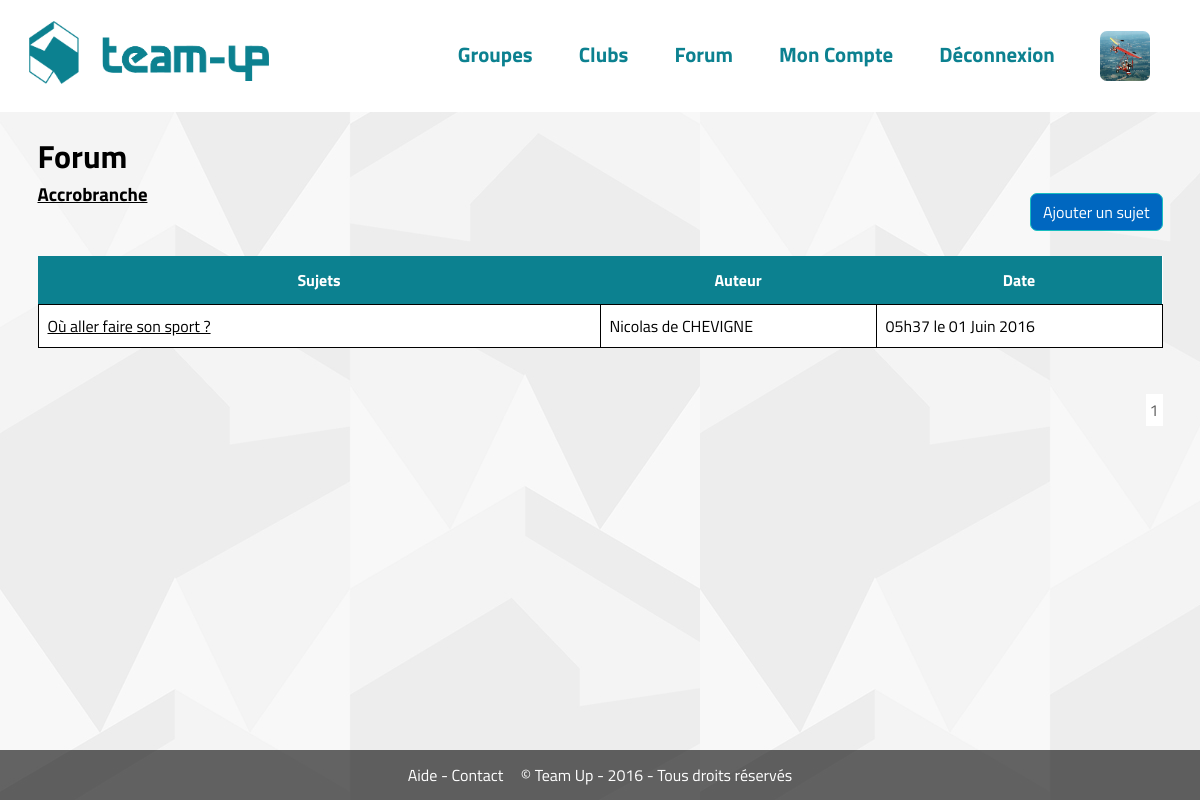
The page /?page=forum&sport=1 (signed in) on the database its author committed.
### tables this page shows
CREATE TABLE `sports` (
  `id` int(11) NOT NULL,
  `nom` varchar(255) NOT NULL,
  `description` text NOT NULL
);

CREATE TABLE `forum_sujets` (
  `id` int(11) NOT NULL,
  `id_membre` int(11) NOT NULL,
  `type` enum('aide','sport') NOT NULL,
  `id_sport` int(11) NOT NULL,
  `titre` varchar(255) NOT NULL,
  `message` text NOT NULL,
  `date` datetime NOT NULL,
  `resolu` tinyint(1) NOT NULL
);

CREATE TABLE `membres` (
  `id` int(11) NOT NULL,
  `pseudo` varchar(255) NOT NULL,
  `nom` varchar(255) NOT NULL,
  `prenom` varchar(255) NOT NULL,
  `email` varchar(255) NOT NULL,
  `mot_de_passe` varchar(255) NOT NULL,
  `description` text,
  `date_naissance` date DEFAULT NULL,
  `id_departement` varchar(255) DEFAULT NULL,
  `sexe` enum('homme','femme','autre') DEFAULT NULL,
  `bannis` tinyint(1) NOT NULL DEFAULT '0',
  `role` enum('membre','admin') NOT NULL DEFAULT 'membre'
);

### modeles/sports.php (called while the page is built, shortened)
<?php
function recuperer_sport($id) {
	global $pdo;
	$stmt = $pdo->prepare('SELECT * FROM sports WHERE id = :id');
	$stmt->bindValue('id', $id, PDO::PARAM_INT);
	$stmt->execute();
	return $stmt->fetch();
}

### modeles/membres.php (called while the page is built, shortened)
<?php
function connecte($profil = false) {
	if(!$profil) {
		return isset($_SESSION['id']);
	} else {
		return (isset($_SESSION['id']) ? profil_membre($_SESSION['id']) : false);
	}
}
function profil_membre($id) {
	global $pdo;
	$stmt = $pdo->prepare('SELECT * FROM membres WHERE id = :id');
	$stmt->bindValue('id', $id, PDO::PARAM_INT);
	if($stmt->execute())
		return $stmt->fetch();
	else
		return false;
}

### modeles/forum.php (called while the page is built, shortened)
<?php
function recuperer_sujets_sport($id_sport, $debut_requete, $sujets_par_page) {
	global $pdo;
	$stmt = $pdo->prepare('SELECT SQL_CALC_FOUND_ROWS f.id id_sujet, f.*, m.id id_membre, m.* FROM forum_sujets AS f
																				JOIN membres AS m ON f.id_membre = m.id
																			WHERE id_sport = :id_sport ORDER BY date DESC
																			LIMIT :debut_requete, :sujets_par_page');
	$stmt->bindValue('id_sport', $id_sport, PDO::PARAM_INT);
	$stmt->bindValue('debut_requete', $debut_requete, PDO::PARAM_INT);
	$stmt->bindValue('sujets_par_page', $sujets_par_page, PDO::PARAM_INT);
	$stmt->execute();
	return array('nombre' => $pdo->query('SELECT FOUND_ROWS();')->fetch(PDO::FETCH_COLUMN), 'lignes' => $stmt->fetchAll());
}

### init.php (called while the page is built, shortened)
<?php
if(defined('HOTE') && defined('USER') && defined('PASS') && defined('BASE')) {
    try {
        $pdo = new PDO("mysql:host=".HOTE.";dbname=".BASE, USER, PASS);
        $pdo->setAttribute(PDO::ATTR_ERRMODE, PDO::ERRMODE_EXCEPTION);
    } catch (PDOException $e) {}
}
include 'modeles/membres.php';
class DateTimeFrench extends DateTime {
    public function format($format) {
        $english_days = array('Monday', 'Tuesday', 'Wednesday', 'Thursday', 'Friday', 'Saturday', 'Sunday');
        $french_days = array('Lundi', 'Mardi', 'Mercredi', 'Jeudi', 'Vendredi', 'Samedi', 'Dimanche');
        $english_months = array('January', 'February', 'March', 'April', 'May', 'June', 'July', 'August', 'September', 'October', 'November', 'December');
        $french_months = array('Janvier', 'Février', 'Mars', 'Avril', 'Mai', 'Juin', 'Juillet', 'Août', 'Septembre', 'Octobre', 'Novembre', 'Décembre');
        return str_replace($english_months, $french_months, str_replace($english_days, $french_days, parent::format($format)));
    }
}

### vues/forum-sports.php (the view, shortened to what this page needs)
	<h1><a href="?page=forum">Forum</a></h1>
	<h3><a href="?page=forum&amp;sport=<?php echo $id_sport; ?>"><?php echo $sport['nom']; ?></a></h3>
<?php if(connecte()) {  ?>
	<p><a href="?page=forum&amp;ajouter&amp;sport=<?php echo $id_sport; ?>" class="bouton b-principal ajouter-sujet">Ajouter un sujet</a><br><br></p>
<?php } ?>
	<table>
		<thead>
			<tr>
				<th style="width:50%;">Sujets</th>
				<th>Auteur</th>
				<th>Date</th>
			</tr>
		</thead>
		<tbody>
		<?php
			if(!empty($sujets_sport)) {
				foreach ($sujets_sport as $sujet) {
					$date = new DateTimeFrench($sujet['date']);
		?>
			<tr><td><a href="?page=forum&amp;sujet=<?php echo $sujet['id_sujet']; ?>"><?php echo $sujet['titre']; ?></a></td><td><?php echo $sujet['prenom']; ?> <?php echo $sujet['nom']; ?></td><td><?php echo $date->format('H\hi \l\e d F Y'); ?></td></tr>
		<?php
				}
			} else {
		?>
			<tr><td colspan="3">Aucun sujet pour ce sport</td></tr>
		<?php
			}
		?>
		</tbody>
	</table>

### static/css/style.css (style rules this page uses)
* { font-family: 'Titillium Web', sans-serif; margin:0; padding: 0; }
body { background:url(../../static/images/motif.jpg); background-repeat: repeat; min-height:100%; }
h1 a { text-decoration: none; color:black; }
.bouton { padding:6px 12px; border:1px solid black; border-radius:7px; text-decoration: none; color: white; }
.bouton.b-principal { border-color:#19BEC0; background-color: #0067C0; }

### static/css/forum.css (style rules this page uses)
.ajouter-sujet { float: right; margin-top: -15px; }
h3 a, td a { color:black; }
table { width: 100%; border-collapse: collapse; margin: 0px; background-color: white; margin-bottom: 50px; }
th { background-color: #0c8190; color: white; padding:12px; }
td { padding: 9px; border: 1px solid black; }

### rows shown on the page
sports: nom "Accrobranche"
forum_sujets: titre "Où aller faire son sport ?", id_membre.prenom "Nicolas", id_membre.nom "de CHEVIGNE", date "05h37 le 01 Juin 2016"
